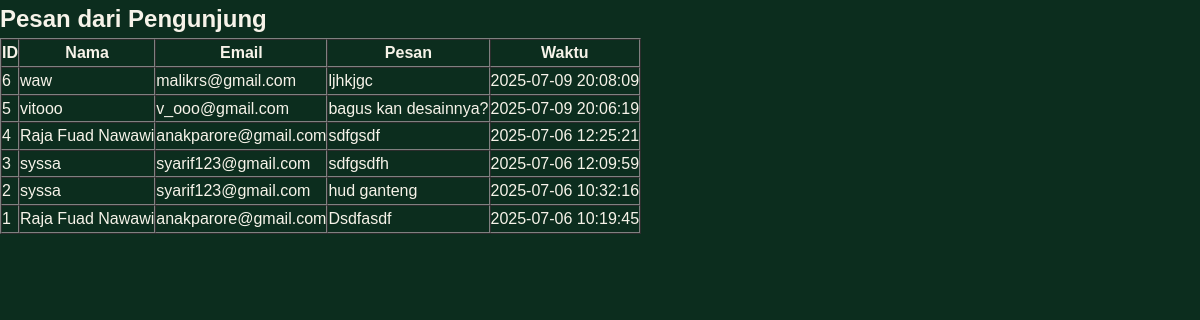
Page /admin/akses-mangkudilaga-rahasia on the committed database.
### tables this page shows
CREATE TABLE "message" (
	"id"	INTEGER NOT NULL,
	"nama"	TEXT NOT NULL,
	"email"	TEXT NOT NULL,
	"isi"	TEXT NOT NULL,
	"timestamp"	NUMERIC NOT NULL DEFAULT CURRENT_TIMESTAMP,
	PRIMARY KEY("id" AUTOINCREMENT)
);

### app.py (the view)
@app.route('/admin/akses-mangkudilaga-rahasia')
def admin_akses_rahasia():
    try:
        conn = sqlite3.connect(DB_PATH)
        cursor = conn.cursor()
        cursor.execute("SELECT id, nama, email, isi, timestamp FROM message ORDER BY timestamp DESC")
        pesan_list = cursor.fetchall()
        conn.close()
        return render_template('admin.html', pesan_list=pesan_list)
    except Exception as e:
        return f"<h3>Terjadi kesalahan: {e}</h3>", 500

### templates/admin.html (shortened to what this page needs)
<!DOCTYPE html>
<html lang="id">
<head>
    <link rel="stylesheet" href="{{ url_for('static', filename='css/style.css') }}">
</head>
<body>
    <main>
        <h2>Pesan dari Pengunjung</h2>
        {% if pesan_list %}
        <table border="1" cellpadding="8" cellspacing="0">
            <thead>
                <tr>
                    <th>ID</th>
                    <th>Nama</th>
                    <th>Email</th>
                    <th>Pesan</th>
                    <th>Waktu</th>
                </tr>
            </thead>
            <tbody>
                {% for pesan in pesan_list %}
                <tr>
                    <td>{{ pesan[0] }}</td>
                    <td>{{ pesan[1] }}</td>
                    <td>{{ pesan[2] }}</td>
                    <td>{{ pesan[3] }}</td>
                    <td>{{ pesan[4] }}</td>
                </tr>
                {% endfor %}
            </tbody>
        </table>
        {% else %}
            <p>Belum ada pesan.</p>
        {% endif %}
    </main>
</body>
</html>

### static/css/style.css (style rules this page uses)
:root { --primary: #0a5c36; --secondary: #f7f3e9; --accent: #ff9a3c; --dark: #0c2d1e; --light: #ffffff; --darker: #061a12; }
* { margin: 0; padding: 0; box-sizing: border-box; }
body { font-family: 'Poppins', sans-serif; background-color: var(--dark); color: var(--secondary); overflow-x: hidden; line-height: 1.6; }
body { font-family: 'Poppins', sans-serif; background-color: var(--dark); color: var(--secondary); overflow-x: hidden; line-height: 1.6; margin: 0; padding: 0; }

### rows in the picture
message: id "6", nama "waw", email "malikrs@gmail.com", isi "ljhkjgc", timestamp "2025-07-09 20:08:09"
message: id "5", nama "vitooo", email "v_ooo@gmail.com", isi "bagus kan desainnya?", timestamp "2025-07-09 20:06:19"
message: id "4", nama "Raja Fuad Nawawi", email "anakparore@gmail.com", isi "sdfgsdf", timestamp "2025-07-06 12:25:21"
message: id "3", nama "syssa", email "syarif123@gmail.com", isi "sdfgsdfh", timestamp "2025-07-06 12:09:59"
message: id "2", nama "syssa", email "syarif123@gmail.com", isi "hud ganteng", timestamp "2025-07-06 10:32:16"
message: id "1", nama "Raja Fuad Nawawi", email "anakparore@gmail.com", isi "Dsdfasdf", timestamp "2025-07-06 10:19:45"
